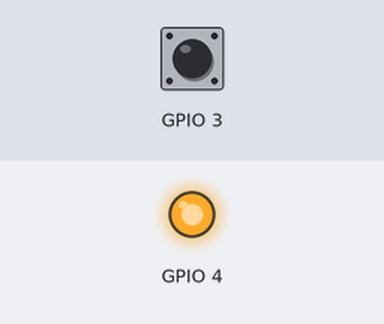
Bench run of a program on a simulated Raspberry Pi (BCM pin numbers). Shown: output pins drawn as LEDs (lit = HIGH). The inputs (shaded band) are chosen by the test bench; at power-on: GPIO 3 HIGH. What the program prints to the terminal is not drawn.

Above: at 1.2 s.
1.3 s: GPIO 3 pulled LOW for 0.15 s
At 1.37 s:
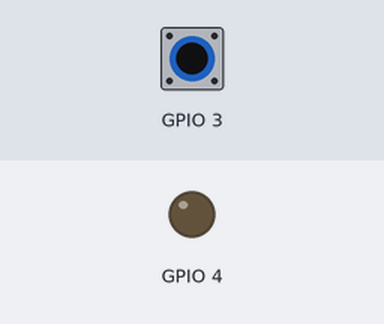
2.9 s: GPIO 3 pulled LOW for 3.2 s
At 6.7 s:
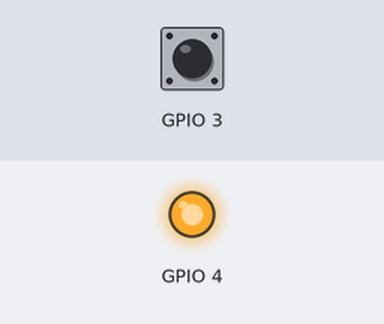
Timing chart, 0 to 8.2 s (numbered marks = the images above; inputs shaded):
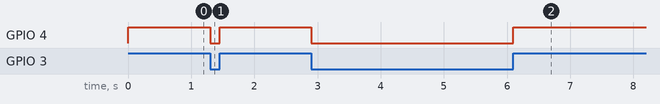

Measured:
- after the input at 1.3 s, GPIO 4: HIGH → LOW at once, → HIGH 0.15 s later
- after the input at 2.9 s, GPIO 4: HIGH → LOW at once, → HIGH 3.2 s later

The program:

io.py
```python
import RPi.GPIO as GPIO
import time

GPIO.setwarnings(False)

GPIO.setmode(GPIO.BCM)

GPIO.setup(4, GPIO.OUT)
GPIO.setup(3, GPIO.IN)

while True:
	GPIO.output(4, GPIO.input(3))
	print (GPIO.input(3))
	time.sleep

GPIO.cleanup()
```
